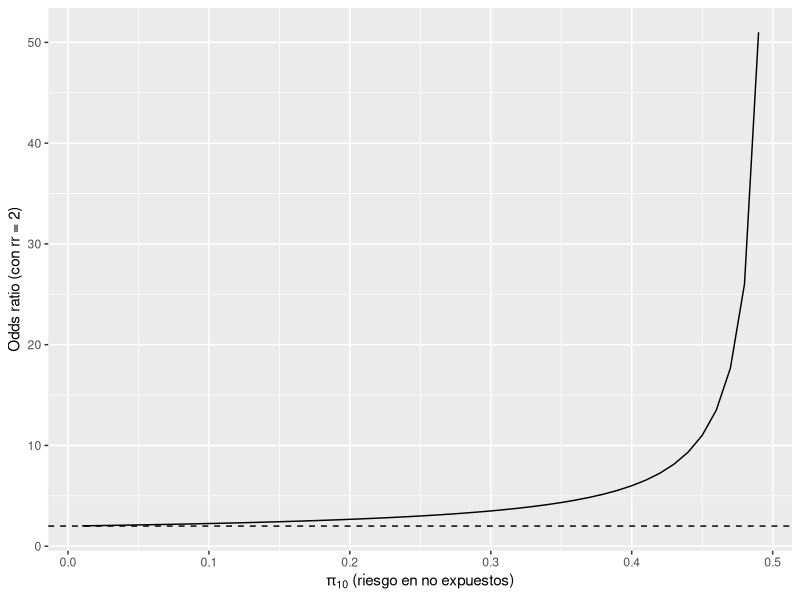

Reproduce this figure in R.
## ---- chunk 1
library(tidyverse)
set.seed(2026)
## ---- chunk 2
tabla_2x2 <- function(a, b, c, d) {
  matrix(c(a, b, c, d), nrow = 2, byrow = TRUE,
         dimnames = list(Y = c("Y=1", "Y=0"), X = c("X=1", "X=0")))
}

# Estudio de cohortes: 150 fumadores y 200 no fumadores seguidos un año
tab <- tabla_2x2(a = 60, b = 40, c = 90, d = 160)
tab
addmargins(tab)
## ---- chunk 3
N <- 2e5
X <- rbinom(N, 1, 0.3)
Y <- rbinom(N, 1, ifelse(X == 1, 0.10, 0.05))
pob <- tibble(X, Y)

indices_basicos <- function(d) {
  a <- sum(d$Y == 1 & d$X == 1); b <- sum(d$Y == 1 & d$X == 0)
  c <- sum(d$Y == 0 & d$X == 1); dd <- sum(d$Y == 0 & d$X == 0)
  c(rr = (a / (a + c)) / (b / (b + dd)), or = (a * dd) / (b * c))
}

cohorte <- bind_rows(slice_sample(filter(pob, X == 1), n = 1000),
                     slice_sample(filter(pob, X == 0), n = 1000))
casos_controles <- bind_rows(slice_sample(filter(pob, Y == 1), n = 1000),
                             slice_sample(filter(pob, Y == 0), n = 1000))

rbind(verdadero = c(rr = 2, or = (0.10 / 0.90) / (0.05 / 0.95)),
      cohorte = indices_basicos(cohorte),
      casos_controles = indices_basicos(casos_controles))
## ---- chunk 4
indices_riesgo <- function(a, b, c, d, alfa = 0.05) {
  s1 <- a + c; s0 <- b + d
  z <- qnorm(1 - alfa / 2)
  p11 <- a / s1; p10 <- b / s0

  dr <- p11 - p10
  ee_dr <- sqrt(a * c / s1^3 + b * d / s0^3)
  rr <- p11 / p10
  ee_rr <- sqrt(1 / a - 1 / s1 + 1 / b - 1 / s0)
  or <- a * d / (b * c)
  ee_or <- sqrt(1 / a + 1 / b + 1 / c + 1 / d)

  tibble(indice = c("dr", "rr", "or"),
         estimacion = c(dr, rr, or),
         inferior = c(dr - z * ee_dr, exp(log(rr) - z * ee_rr), exp(log(or) - z * ee_or)),
         superior = c(dr + z * ee_dr, exp(log(rr) + z * ee_rr), exp(log(or) + z * ee_or)))
}
indices_riesgo(60, 40, 90, 160)
## ---- chunk 5
a <- 60; b <- 40; c <- 90; d <- 160
s1 <- a + c; s0 <- b + d; r1 <- a + b; r0 <- c + d; n <- a + b + c + d

dr <- a / s1 - b / s0
ee0 <- sqrt((r1 / n) * (r0 / n) * (1 / s1 + 1 / s0))
z <- dr / ee0
c(dr = dr, z = z, p_valor = 2 * pnorm(-abs(z)))
## ---- chunk 6
prop.test(c(a, b), c(s1, s0), correct = FALSE)
chisq.test(tabla_2x2(a, b, c, d), correct = FALSE)$statistic
z^2
## ---- chunk 7
pi0 <- 0.3; s <- 100
c(simulada = var(log(rbinom(1e5, s, pi0) / s)),
  delta = (1 - pi0) / (pi0 * s))
## ---- chunk 8
rr <- (a / s1) / (b / s0)
ee_rr <- sqrt(1 / a - 1 / s1 + 1 / b - 1 / s0)
exp(log(rr) + c(-1, 1) * qnorm(0.975) * ee_rr)
## ---- chunk 9
or_t <- function(m) (m[1, 1] * m[2, 2]) / (m[1, 2] * m[2, 1])
c(or = or_t(tab), or_traspuesta = or_t(t(tab)))
## ---- chunk 10
datos <- tibble(Y = rep(c(1, 1, 0, 0), c(a, b, c, d)),
                X = rep(c(1, 0, 1, 0), c(a, b, c, d)))
m <- glm(Y ~ X, family = binomial, data = datos)

rbind(glm = c(exp(coef(m)["X"]), exp(confint.default(m)["X", ])),
      formula = indices_riesgo(a, b, c, d)[3, 2:4] |> unlist())
## ---- chunk 11
#| label: fig-or-rr
#| fig-cap: "Odds ratio correspondiente a un riesgo relativo real de 2 según el riesgo basal."
tibble(pi10 = seq(0.01, 0.49, by = 0.01)) |>
  mutate(pi11 = 2 * pi10,
         or = (pi11 / (1 - pi11)) / (pi10 / (1 - pi10))) |>
  ggplot(aes(pi10, or)) +
  geom_line() +
  geom_hline(yintercept = 2, linetype = "dashed") +
  labs(x = expression(pi[10]~"(riesgo en no expuestos)"), y = "Odds ratio (con rr = 2)")
## ---- chunk 12
chisq.test(tab, correct = FALSE)$expected
chisq.test(tab, correct = FALSE)
fisher.test(tab)
## ---- chunk 13
global <- margin.table(UCBAdmissions, c(1, 2))          # Admit x Gender
global
or_global <- or_t(global)                                 # hombres frente a mujeres: admitidos
por_dpto <- apply(UCBAdmissions, 3, or_t)

c(global = or_global)
round(por_dpto, 2)
mantelhaen.test(UCBAdmissions)$estimate                   # odds ratio común (Mantel-Haenszel)
